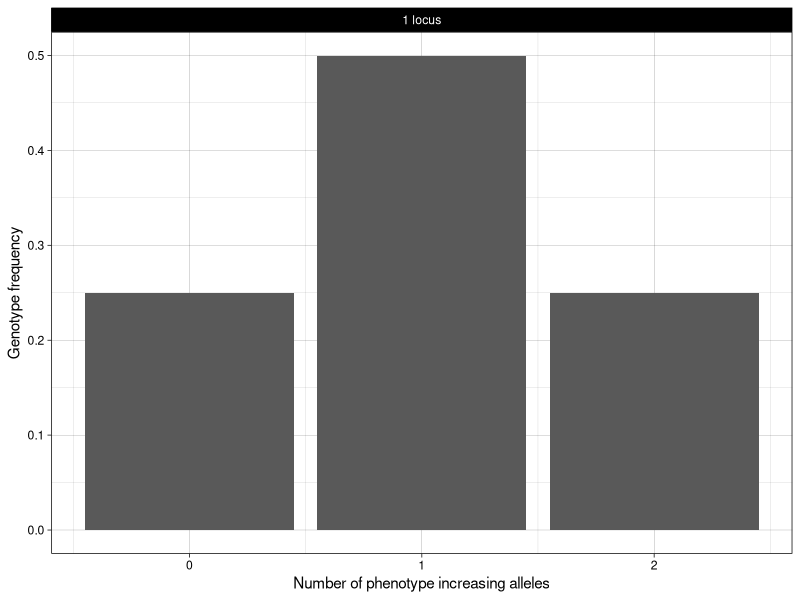
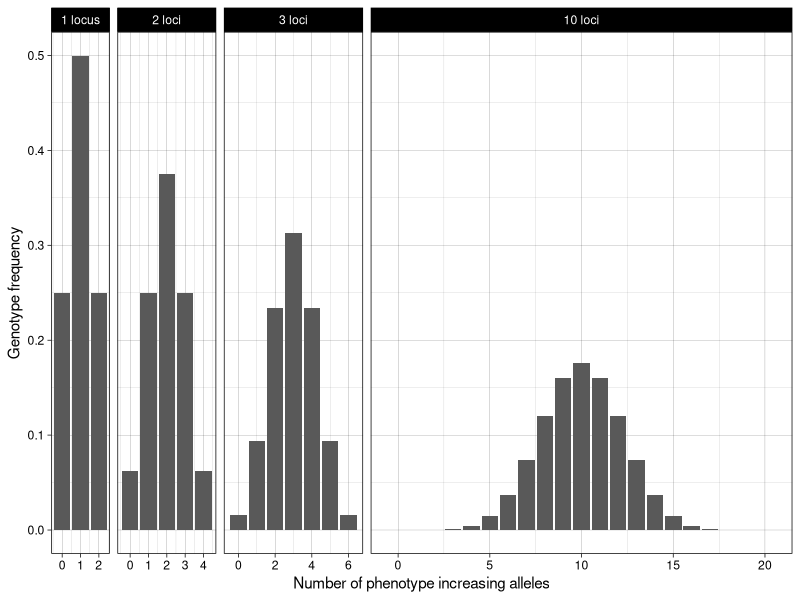
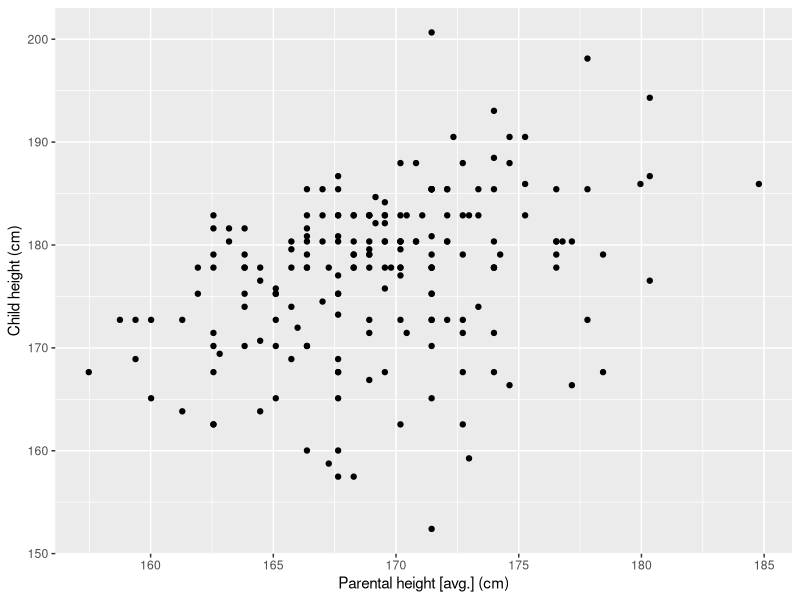
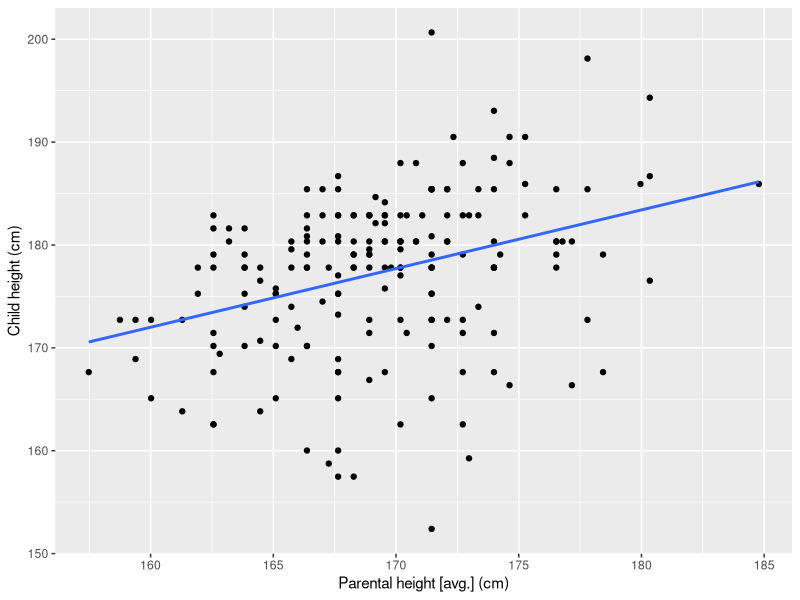
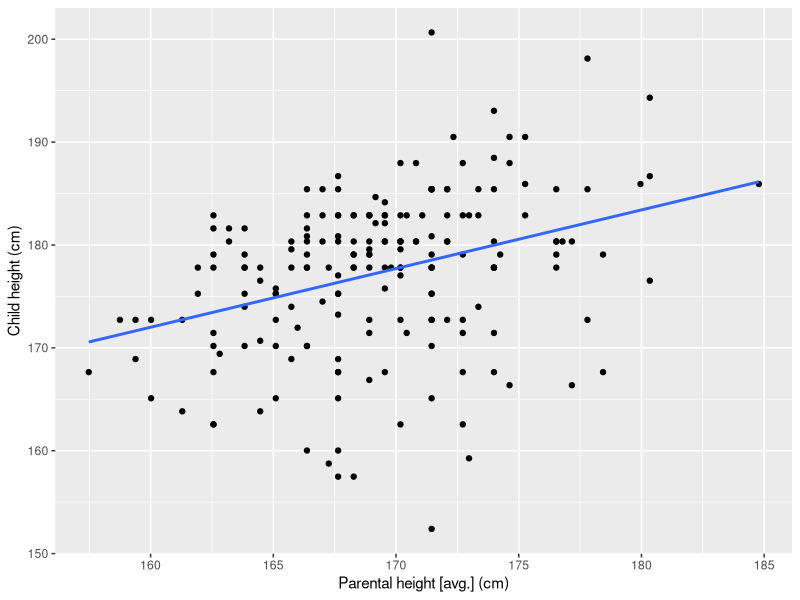
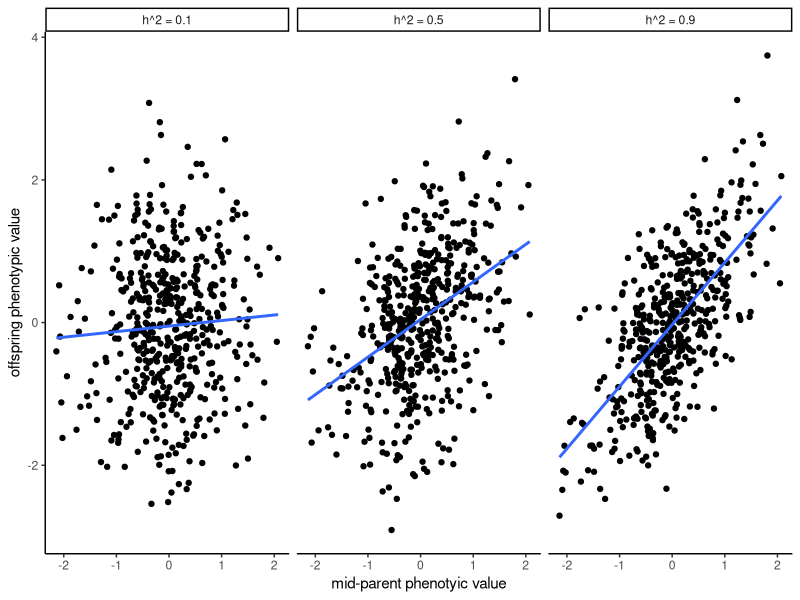
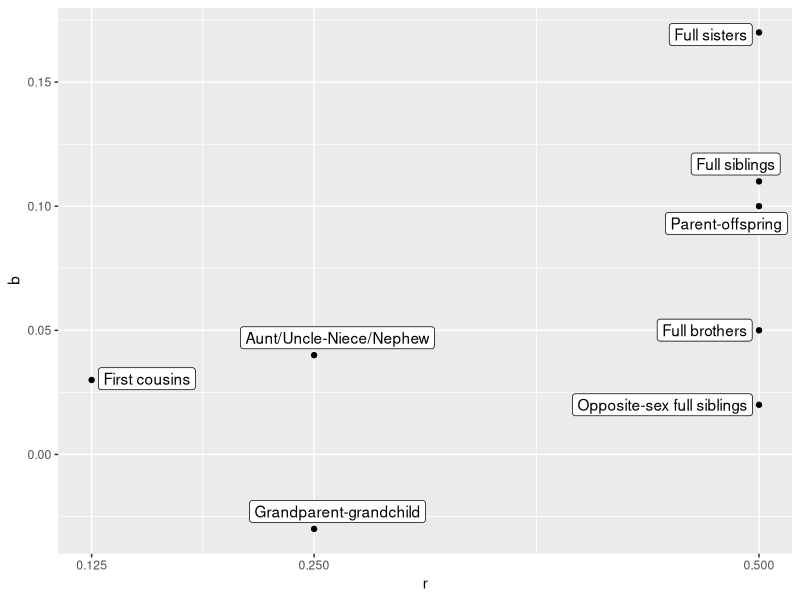
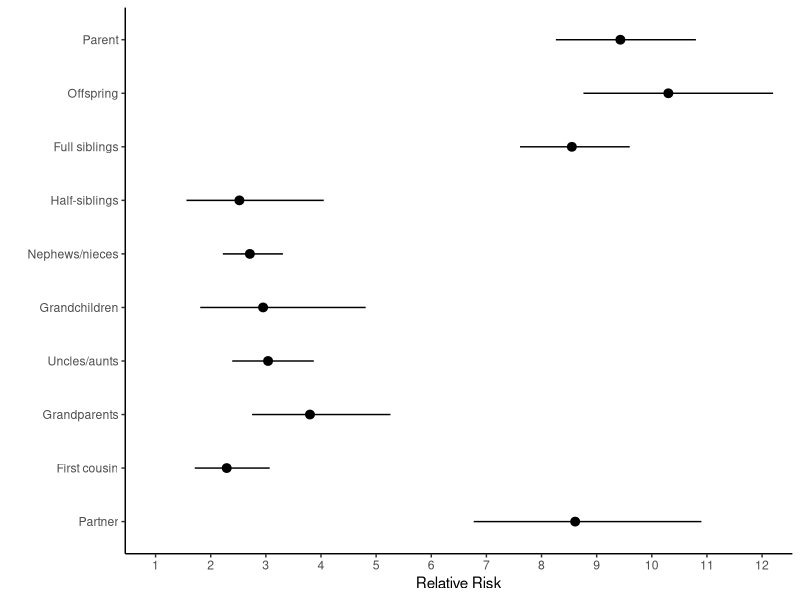

Reproduce these figures in R, in order.
## ---- chunk 1
#| echo: false
require(ggplot2)
require(dplyr)
require(stringr)

# calculate expected genotype frequency for number of increasing alleles
# use the density of the binomial distribution, for alleles = 0 up to 2 * number of loci. 
# assume each allele has the same frequency of 50% (for simplicity)
n_allele_freq <- function(n_loci) {
  alleles <- seq(from = 0, to = 2*n_loci)
  freq <- dbinom(alleles, size = 2*n_loci, prob = 0.5)
  data.frame(alleles, freq, loci = n_loci)
}

number_of_loci <- c(1, 2, 3, 10)
loci_freq <- bind_rows(lapply(number_of_loci, n_allele_freq))

loci_labeller <- function(string) {
  n_loci <- as.numeric(string)
  if_else(
    n_loci == 1, 
    true = "1 locus",
    false = str_c(string, "loci", sep = " "))
}
plot_loci <- function(loci_freq) {
  ggplot(loci_freq, aes(x = alleles, y = freq)) + geom_col() +
  facet_grid(
    . ~ loci,
    scales = "free_x",
    space = "free_x",
    labeller = labeller(loci = loci_labeller)
  ) +
  scale_x_continuous("Number of phenotype increasing alleles") +
  scale_y_continuous("Genotype frequency") +
  theme_linedraw()
}

plot_loci(
  filter(loci_freq, loci == 1)
)
## ---- chunk 2
#| echo: false
plot_loci(loci_freq)
## ---- chunk 3
#| label: height
#| echo: false
require(readr)
require(dplyr)
require(ggplot2)

height_data <- read_tsv(here::here("data/galton-stata11/galton-stata11.tab"))

# filter to one offspring per family
# convert to cm
# average parental height
height_singletons <- height_data |>
  mutate(
    father_cm = father * 2.54,
    mother_cm = mother * 2.54,
    child_cm = height * 2.54
  ) |>
  mutate(parents_cm = (father_cm + mother_cm) / 2) |>
  group_by(family) |>
  slice_head(n = 1)
## ---- chunk 4
#| label: height_parent_offspring
#| fig-width: 5
#| fig-height: 5
#| echo: false
require(ggplot2)

ggplot(height_singletons, aes(x = parents_cm, y = child_cm)) +
  geom_point() +
  scale_x_continuous("Parental height [avg.] (cm)") +
  scale_y_continuous("Child height (cm)")
## ---- chunk 5
#| label: height_parent_offspring_regress
#| fig-width: 5
#| fig-height: 5
#| echo: false
require(ggplot2)

height_parent_offspring_regress_g <- ggplot(height_singletons, aes(x = parents_cm, y = child_cm)) +
  geom_point() +
  stat_smooth(method = "lm", formula = y ~ x, se = FALSE) +
  scale_x_continuous("Parental height [avg.] (cm)") +
  scale_y_continuous("Child height (cm)")
height_parent_offspring_regress_g
## ---- chunk 6
#| label: height_parent_offspring_regress2
#| fig-width: 5
#| fig-height: 5
#| echo: false
height_parent_offspring_regress_g
## ---- chunk 7
#| label: height_cov_var
#| echo: false
height_parent_child_cov <- round(with(height_singletons, cov(parents_cm, child_cm)), 2)
height_parent_var <- round(with(height_singletons, var(parents_cm)), 2)
## ---- chunk 8
#| label: parent_offspring_h2_sim
#| echo: false
require(ggplot2)
require(dplyr)

set.seed(751889)

# simulate data with different heritabilities
n_sim <- 500
# if phenotypic variance is 1, variance of average parents is 0.5
parents <- rnorm(n_sim, mean = 0, sd = sqrt(0.5))
h2 <- list(0.1, 0.5, 0.9)

sims <- lapply(
  h2,
  function(h2) {
      # simulate children from mid-parent, plus segregation and environment
      # variance
      children <- h2 * parents + rnorm(n_sim, mean = 0, sd = sqrt(1 - h2/2))
      data.frame(parents = parents, children = children, h2 = paste("h^2 =", h2))
  }
)

ggplot(bind_rows(sims), aes(x = parents, y = children)) +
  geom_point() +
  stat_smooth(method = lm, formula = y ~ x, se = FALSE) +
  facet_grid(cols = vars(h2)) +
  scale_x_continuous("mid-parent phenotyic value") +
  scale_y_continuous("offspring phenotypic value") +
  theme_classic()
## ---- chunk 9
#| label: amf_depression
#| echo: false
require(readr)
require(dplyr)
require(ggplot2)
require(ggrepel)

depression_dyads <- read_csv(here::here("data/fernandez-pujals-depression/fernandez-pujals-depression.csv"))

ggplot(depression_dyads, aes(x =r, y = b, label = `Relationship dyad`)) +
  geom_point() +
  geom_label_repel() +
  scale_x_continuous(breaks=c(0, 0.125, 0.25, 0.5))
## ---- chunk 10
#| label: scz_rr
#| echo: false
require(readr)
require(ggplot2)

scz_rr <- read_csv(here::here("data/lichtenstein-scz/lichtenstein-scz.csv"))

ggplot(scz_rr, aes(x = factor(Relationship, levels = rev(Relationship)), y = `Relative Risk`, ymin = l95, ymax = u95)) +
  geom_pointrange() +
  scale_x_discrete("") +
  scale_y_continuous(breaks = 1:12) +
  coord_flip(ylim = c(1, 12)) +
  theme_classic()

## ---- chunk 11
#| label: twins_cor
#| fig-cap: "Visualisation with *r*[MZ] = 0.75 and *r*[DZ] = 0.5."
#| echo: false
require(tibble)
require(ggplot2)

twins_ac = tribble(
  ~Twin, ~Effect, ~Similarity,
  "MZ", "Genetic (A)", 0.5,
  "MZ", "Shared Environment (C)", 0.25,
  "DZ", "Genetic (A)", 0.25,
  "DZ", "Shared Environment (C)", 0.25,
)

ggplot(twins_ac, aes(x = Twin, y = Similarity, fill = Effect)) +
  geom_col() +
  scale_y_continuous(lim = c(0, 1), breaks=c(0, 0.25, 0.5, 0.75, 1.0)) +
  theme_minimal(base_size = 15) 
## ---- chunk 12
#| label: match-class
#| echo: false
require(dplyr)
require(readr)
require(ggplot2)
require(forcats)

# data on phenotypes in twins studies
match_domain_studies <- read_csv(here::here("data/polderman-match/polderman-match-domain-nstudies.csv"))

ggplot(
  match_domain_studies,
  aes(
    x = fct_reorder(`Main Trait domain`, Nstudies),
    y = Nstudies
  )) +
  geom_col() +
  scale_x_discrete("Main Trait Domain") +
  scale_y_continuous("Number of studies") +
  coord_flip() +
  theme_minimal()

## ---- chunk 13
#| label: match-meta
#| echo: false
require(dplyr)
require(readr)
require(tidyr)
require(stringr)
require(ggplot2)

match_meta <- read_csv(here::here("data/polderman-match/polderman-match-st20-meta.csv"), comment = "#")

# get full ACE estimates from wide table.
# pivot table then filter and rename variables
match_meta_full <-
match_meta |>
  pivot_longer(
    !`ICD10-ICF Chapter`,
    names_to = "estimand",
    values_to = "estimate"
  ) |>
  filter(str_detect(estimand, "^[SE_]*[A|C]FULL_all")) |>
  mutate(estimand = str_remove(estimand, "FULL_all")) |>
  separate_wider_delim(
    estimand,
    delim = "_",
    names = c("term", "component"),
    too_few = "align_end"
  ) |>
  mutate(term = if_else(is.na(term), true = 'VarProp', false = term)) |>
  filter(!is.na(estimate)) |>
  pivot_wider(names_from = term, values_from = estimate)


match_meta_full_bmh <- match_meta_full |>
  filter(
    `ICD10-ICF Chapter` %in% c(
        "Attitudes",
        "Diseases of the Nervous System",
        "Mental Functions",
        "Sensory Functions and Pain",
        "Functions of the Nervous System",
        "Mental and Behavioural Disorders"
      )
    )

ggplot(match_meta_full_bmh, aes(x = component, fill = component, y = VarProp, ymin = VarProp - SE, ymax = VarProp + SE))+
  geom_col() +
  geom_errorbar() +
  scale_x_discrete("Variance component") +
  scale_y_continuous("Variance proportion") +
  coord_flip() +
  facet_grid(row = vars(`ICD10-ICF Chapter`)) +
  theme_minimal() +
  theme(strip.text.y = element_text(angle = 0)) 
## ---- chunk 14
#| label: match-meta-subchapter
#| echo: false
require(dplyr)
require(readr)
require(tidyr)
require(stringr)
require(ggplot2)

match_meta_subchapter <- read_csv(here::here("data/polderman-match/polderman-match-st21-meta-subchapter.csv"), comment = "#")

# get full ACE estimates from wide table.
# pivot table then filter and rename variables
match_meta_subchapter_full <-
match_meta_subchapter |>
  pivot_longer(
    !`ICD-10/ICF subchapter`,
    names_to = "estimand",
    values_to = "estimate"
  ) |>
  filter(str_detect(estimand, "^[SE_]*[A|C]FULL_all")) |>
  mutate(estimand = str_remove(estimand, "FULL_all")) |>
  separate_wider_delim(
    estimand,
    delim = "_",
    names = c("term", "component"),
    too_few = "align_end"
  ) |>
  mutate(term = if_else(is.na(term), true = 'VarProp', false = term)) |>
  filter(!is.na(estimate)) |>
  pivot_wider(names_from = term, values_from = estimate)

match_meta_subchapter_bmh <- match_meta_subchapter_full |>
  filter(`ICD-10/ICF subchapter` %in% c(
    "Recurrent Depressive Disorder",
    "Depressive Episode",
    "Reaction to Severe Stress, and Adjustment Disorders",
    "Producing Drawings and Photographs",
    "Temperament and Personality Functions",
    "Eating Disorders",
    "Obsessive-Compulsive Disorder",
    "Other Anxiety Disorders",
    "Phobic Anxiety Disorders",
    "Schizophrenia"
  )

  )
